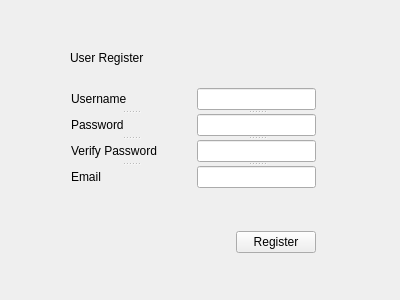
<?xml version="1.0" encoding="UTF-8"?>
<ui version="4.0">
 <class>registerForm</class>
 <widget class="QWidget" name="registerForm">
  <property name="geometry">
   <rect>
    <x>0</x>
    <y>0</y>
    <width>400</width>
    <height>300</height>
   </rect>
  </property>
  <property name="windowTitle">
   <string>Form</string>
  </property>
  <widget class="QLabel" name="label_4">
   <property name="geometry">
    <rect>
     <x>70</x>
     <y>40</y>
     <width>155</width>
     <height>36</height>
    </rect>
   </property>
   <property name="styleSheet">
    <string notr="true">font: 20pt &quot;Segoe UI&quot;;</string>
   </property>
   <property name="text">
    <string>User Register</string>
   </property>
  </widget>
  <widget class="QLabel" name="label_display_signup_status">
   <property name="geometry">
    <rect>
     <x>71</x>
     <y>254</y>
     <width>16</width>
     <height>16</height>
    </rect>
   </property>
   <property name="text">
    <string/>
   </property>
  </widget>
  <widget class="QWidget" name="">
   <property name="geometry">
    <rect>
     <x>71</x>
     <y>88</y>
     <width>245</width>
     <height>165</height>
    </rect>
   </property>
   <layout class="QVBoxLayout" name="verticalLayout_2">
    <item>
     <layout class="QHBoxLayout" name="horizontalLayout">
      <item>
       <widget class="QSplitter" name="splitter">
        <property name="orientation">
         <enum>Qt::Vertical</enum>
        </property>
        <widget class="QLabel" name="label">
         <property name="text">
          <string>Username</string>
         </property>
        </widget>
        <widget class="QLabel" name="label_2">
         <property name="text">
          <string>Password</string>
         </property>
        </widget>
        <widget class="QLabel" name="label_3">
         <property name="text">
          <string>Verify Password</string>
         </property>
        </widget>
        <widget class="QLabel" name="label_5">
         <property name="text">
          <string>Email</string>
         </property>
        </widget>
       </widget>
      </item>
      <item>
       <widget class="QSplitter" name="splitter_2">
        <property name="orientation">
         <enum>Qt::Vertical</enum>
        </property>
        <widget class="QLineEdit" name="lineEdit_reg_user"/>
        <widget class="QLineEdit" name="lineEdit_reg_pass">
         <property name="echoMode">
          <enum>QLineEdit::Password</enum>
         </property>
        </widget>
        <widget class="QLineEdit" name="lineEdit_verify_pass">
         <property name="echoMode">
          <enum>QLineEdit::Password</enum>
         </property>
        </widget>
        <widget class="QLineEdit" name="lineEdit_reg_email"/>
       </widget>
      </item>
     </layout>
    </item>
    <item>
     <layout class="QVBoxLayout" name="verticalLayout">
      <item>
       <spacer name="verticalSpacer">
        <property name="orientation">
         <enum>Qt::Vertical</enum>
        </property>
        <property name="sizeHint" stdset="0">
         <size>
          <width>20</width>
          <height>18</height>
         </size>
        </property>
       </spacer>
      </item>
      <item>
       <layout class="QHBoxLayout" name="horizontalLayout_2">
        <item>
         <spacer name="horizontalSpacer">
          <property name="orientation">
           <enum>Qt::Horizontal</enum>
          </property>
          <property name="sizeHint" stdset="0">
           <size>
            <width>158</width>
            <height>20</height>
           </size>
          </property>
         </spacer>
        </item>
        <item>
         <widget class="QPushButton" name="pushButton_register">
          <property name="text">
           <string>Register</string>
          </property>
         </widget>
        </item>
       </layout>
      </item>
     </layout>
    </item>
   </layout>
  </widget>
 </widget>
 <resources/>
 <connections/>
</ui>
